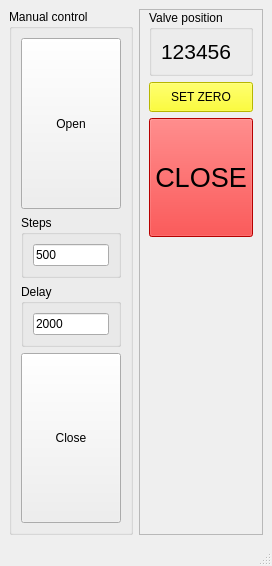
<?xml version="1.0" encoding="UTF-8"?>
<ui version="4.0">
 <class>MainWindow</class>
 <widget class="QMainWindow" name="MainWindow">
  <property name="geometry">
   <rect>
    <x>0</x>
    <y>0</y>
    <width>272</width>
    <height>566</height>
   </rect>
  </property>
  <property name="windowTitle">
   <string>Leak valve control</string>
  </property>
  <widget class="QWidget" name="centralwidget">
   <layout class="QHBoxLayout" name="horizontalLayout" stretch="1,1">
    <item>
     <widget class="QGroupBox" name="groupBox">
      <property name="title">
       <string>Manual control</string>
      </property>
      <layout class="QVBoxLayout" name="verticalLayout_2" stretch="3,1,1,3">
       <item>
        <widget class="QPushButton" name="open_btn">
         <property name="sizePolicy">
          <sizepolicy hsizetype="Minimum" vsizetype="Expanding">
           <horstretch>0</horstretch>
           <verstretch>0</verstretch>
          </sizepolicy>
         </property>
         <property name="text">
          <string>Open</string>
         </property>
        </widget>
       </item>
       <item>
        <widget class="QGroupBox" name="groupBox_2">
         <property name="title">
          <string>Steps</string>
         </property>
         <layout class="QVBoxLayout" name="verticalLayout">
          <item>
           <widget class="QLineEdit" name="steps_entry">
            <property name="sizePolicy">
             <sizepolicy hsizetype="Expanding" vsizetype="Fixed">
              <horstretch>0</horstretch>
              <verstretch>0</verstretch>
             </sizepolicy>
            </property>
            <property name="maximumSize">
             <size>
              <width>100</width>
              <height>16777215</height>
             </size>
            </property>
            <property name="text">
             <string>500</string>
            </property>
           </widget>
          </item>
         </layout>
        </widget>
       </item>
       <item>
        <widget class="QGroupBox" name="groupBox_3">
         <property name="title">
          <string>Delay</string>
         </property>
         <layout class="QVBoxLayout" name="verticalLayout_3">
          <item>
           <widget class="QLineEdit" name="speed_entry">
            <property name="text">
             <string>2000</string>
            </property>
           </widget>
          </item>
         </layout>
        </widget>
       </item>
       <item>
        <widget class="QPushButton" name="close_btn">
         <property name="sizePolicy">
          <sizepolicy hsizetype="Minimum" vsizetype="Expanding">
           <horstretch>0</horstretch>
           <verstretch>0</verstretch>
          </sizepolicy>
         </property>
         <property name="text">
          <string>Close</string>
         </property>
        </widget>
       </item>
      </layout>
     </widget>
    </item>
    <item>
     <widget class="QFrame" name="frame">
      <property name="frameShape">
       <enum>QFrame::StyledPanel</enum>
      </property>
      <property name="frameShadow">
       <enum>QFrame::Raised</enum>
      </property>
      <layout class="QVBoxLayout" name="verticalLayout_4" stretch="1,1,4,10">
       <property name="topMargin">
        <number>0</number>
       </property>
       <property name="bottomMargin">
        <number>0</number>
       </property>
       <item>
        <widget class="QGroupBox" name="groupBox_4">
         <property name="title">
          <string>Valve position</string>
         </property>
         <layout class="QVBoxLayout" name="verticalLayout_5">
          <item>
           <widget class="QLabel" name="pos_label">
            <property name="font">
             <font>
              <pointsize>16</pointsize>
             </font>
            </property>
            <property name="text">
             <string>123456</string>
            </property>
           </widget>
          </item>
         </layout>
        </widget>
       </item>
       <item>
        <widget class="QPushButton" name="zero_btn">
         <property name="sizePolicy">
          <sizepolicy hsizetype="Minimum" vsizetype="Expanding">
           <horstretch>0</horstretch>
           <verstretch>0</verstretch>
          </sizepolicy>
         </property>
         <property name="styleSheet">
          <string notr="true">background-color: rgb(255, 255, 0);</string>
         </property>
         <property name="text">
          <string>SET ZERO</string>
         </property>
        </widget>
       </item>
       <item>
        <widget class="QPushButton" name="close_full_btn">
         <property name="sizePolicy">
          <sizepolicy hsizetype="Minimum" vsizetype="Expanding">
           <horstretch>0</horstretch>
           <verstretch>0</verstretch>
          </sizepolicy>
         </property>
         <property name="font">
          <font>
           <pointsize>20</pointsize>
          </font>
         </property>
         <property name="toolTipDuration">
          <number>0</number>
         </property>
         <property name="styleSheet">
          <string notr="true">background-color: rgb(255, 0, 0);</string>
         </property>
         <property name="text">
          <string>CLOSE</string>
         </property>
        </widget>
       </item>
       <item>
        <spacer name="verticalSpacer">
         <property name="orientation">
          <enum>Qt::Vertical</enum>
         </property>
         <property name="sizeHint" stdset="0">
          <size>
           <width>20</width>
           <height>40</height>
          </size>
         </property>
        </spacer>
       </item>
      </layout>
     </widget>
    </item>
   </layout>
  </widget>
  <widget class="QMenuBar" name="menubar">
   <property name="geometry">
    <rect>
     <x>0</x>
     <y>0</y>
     <width>272</width>
     <height>21</height>
    </rect>
   </property>
  </widget>
  <widget class="QStatusBar" name="statusbar"/>
 </widget>
 <resources/>
 <connections/>
</ui>
